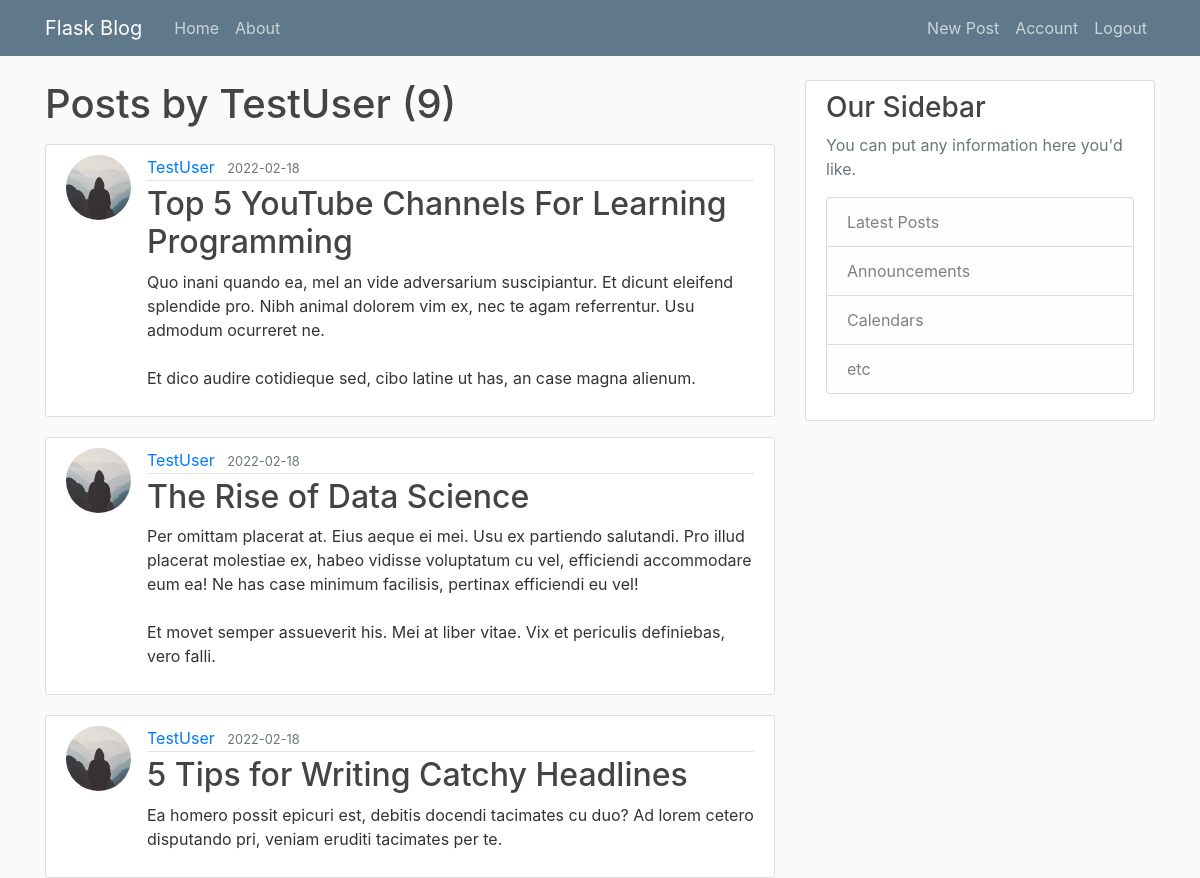
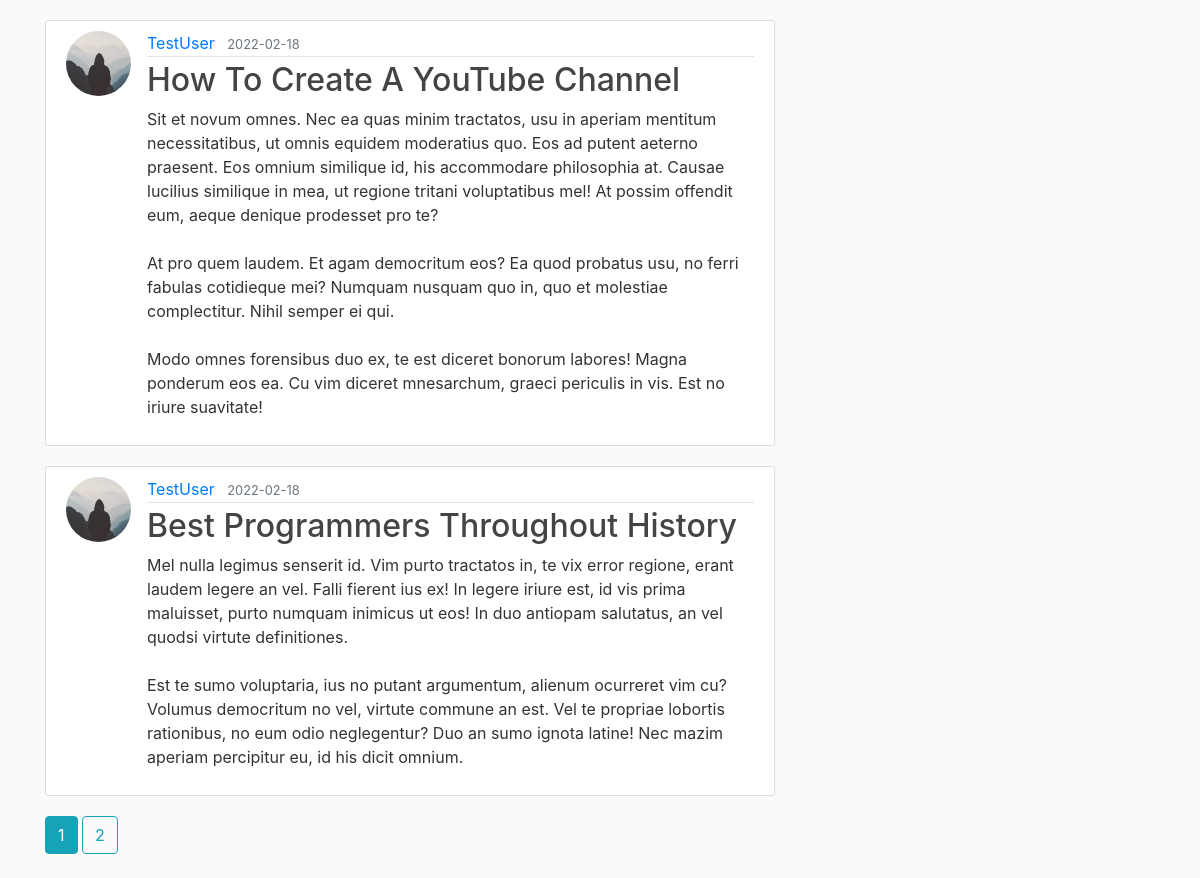
Screenshot of /user/TestUser (signed in) with the database file from the repository (2 pictures, top to bottom).
### flaskblog/models.py (models this page shows, shortened)
class User(db.Model, UserMixin):
    id = db.Column(db.Integer, primary_key=True)
    username = db.Column(db.String(20), unique=True, nullable=False)
    email = db.Column(db.String(120), unique=True, nullable=False)
    image_file = db.Column(db.String(20), nullable=False, default='default.jpg')
    password = db.Column(db.String(60), nullable=False)
    posts = db.relationship("Post", backref="author", lazy=True)

class Post(db.Model):
    id = db.Column(db.Integer, primary_key=True)
    title = db.Column(db.String(100), nullable=False)
    date_posted = db.Column(db.DateTime, nullable=False, default=datetime.utcnow)
    content = db.Column(db.Text, nullable=False)
    user_id = db.Column(db.Integer, db.ForeignKey('user.id'), nullable=False)

### flaskblog/routes.py (the view)
@app.route("/user/<string:username>")
def user_posts(username):
    page = request.args.get('page', default=1, type=int)
    user = User.query.filter_by(username=username).first_or_404()
    posts = Post.query.filter_by(author=user)\
        .order_by(Post.date_posted.desc())\
        .paginate(per_page=5, page=page)
    return render_template('user_posts.html', posts=posts, user=user)

### flaskblog/models.py (called while the page is built)
@login_manager.user_loader
def load_user(user_id):
    return User.query.get(int(user_id))

### flaskblog/templates/user_posts.html
{% extends "layout.html" %}
{% block content %}
<h1 class="mb-3">Posts by {{ user.username }} ({{ posts.total }})</h1>
{% for post in posts.items %}
<article class="media content-section">
    <img src="{{ url_for('static', filename='profile_pics/' + post.author.image_file) }}" alt="" class="rounded-circle article-img">
    <div class="media-body">
        <div class="article-metadata">
            <a class="mr-2" href="{{ url_for('user_posts', username=post.author.username) }}">{{ post.author.username }}</a>
            <small class="text-muted">{{ post.date_posted.strftime('%Y-%m-%d') }}</small>
        </div>
        <h2><a class="article-title" href="{{ url_for('post', post_id=post.id) }}">{{ post.title }}</a></h2>
        <p class="article-content">{{ post.content }}</p>
    </div>
</article>
{% endfor %}
{% for page_number in posts.iter_pages(left_edge=1, right_edge=1, left_current=1, right_current=2) %}
    {% if page_number %}
        {% if posts.page == page_number %}
        <a class="btn btn-info mb-4" href="{{ url_for('user_posts', username=user.username, page=page_number) }}">{{ page_number }}</a>
        {% else %}
        <a class="btn btn-outline-info mb-4" href="{{ url_for('user_posts', username=user.username, page=page_number) }}">{{ page_number }}</a>
        {% endif %}
    {% else %}
        ...
    {% endif %}
{% endfor %}
{% endblock content %}

### flaskblog/static/main.css (style rules this page uses)
body { background: #fafafa; color: #333333; margin-top: 5rem; }
h1, h2, h3, h4, h5, h6 { color: #444444; }
.content-section { background: #ffffff; padding: 10px 20px; border: 1px solid #dddddd; border-radius: 3px; margin-bottom: 20px; }
.article-title { color: #444444; }
.article-content { white-space: pre-line; }
.article-img { height: 65px; width: 65px; margin-right: 16px; }
.article-metadata { padding-bottom: 1px; margin-bottom: 4px; border-bottom: 1px solid #e3e3e3 }

### rows the page displays
User: username "TestUser"
Post: image_file (placeholder picture), author.username "TestUser", date_posted "2022-02-18", title "Top 5 YouTube Channels For Learning Programming", content "Quo inani quando ea, mel an vide adversarium suscipiantur. Et dicunt eleifend splendide pro. Nibh animal dolorem vim ex, nec te agam referrentur. Usu admodum ocurreret ne. Et dico audire cotidieque sed, cibo latine ut has, an case magna alienum."
Post: image_file (placeholder picture), author.username "TestUser", date_posted "2022-02-18", title "The Rise of Data Science", content "Per omittam placerat at. Eius aeque ei mei. Usu ex partiendo salutandi. Pro illud placerat molestiae ex, habeo vidisse voluptatum cu vel, efficiendi accommodare eum ea! Ne has case minimum facilisis, pertinax efficiendi eu vel! Et movet semper assueverit his. Mei at liber vitae. Vix et periculis definiebas, vero falli."
Post: image_file (placeholder picture), author.username "TestUser", date_posted "2022-02-18", title "5 Tips for Writing Catchy Headlines", content "Ea homero possit epicuri est, debitis docendi tacimates cu duo? Ad lorem cetero disputando pri, veniam eruditi tacimates per te."
Post: image_file (placeholder picture), author.username "TestUser", date_posted "2022-02-18", title "How To Create A YouTube Channel", content "Sit et novum omnes. Nec ea quas minim tractatos, usu in aperiam mentitum necessitatibus, ut omnis equidem moderatius quo. Eos ad putent aeterno praesent. Eos omnium similique id, his accommodare philosophia at. Causae lucilius similique in mea, ut regione tritani voluptatibus mel! At possim offendit eum, aeque denique prodesset pro te? At pro quem laudem. Et agam democritum eos? Ea quod probatus usu, no ferri fabulas cotidieque mei? Numquam nusquam quo in, quo et molestiae complectitur. Nihil semper ei qui. Modo omnes forensibus duo ex, te est diceret bonorum labores! Magna ponderum eos ea. Cu vim diceret mnesarchum, graeci periculis in vis. Est no iriure suavitate!"
Post: image_file (placeholder picture), author.username "TestUser", date_posted "2022-02-18", title "Best Programmers Throughout History", content "Mel nulla legimus senserit id. Vim purto tractatos in, te vix error regione, erant laudem legere an vel. Falli fierent ius ex! In legere iriure est, id vis prima maluisset, purto numquam inimicus ut eos! In duo antiopam salutatus, an vel quodsi virtute definitiones. Est te sumo voluptaria, ius no putant argumentum, alienum ocurreret vim cu? Volumus democritum no vel, virtute commune an est. Vel te propriae lobortis rationibus, no eum odio neglegentur? Duo an sumo ignota latine! Nec mazim aperiam percipitur eu, id his dicit omnium."

### other values shown
{{ posts.total }} "9"
{{ page_number }} "1"
{{ page_number }} "2"
